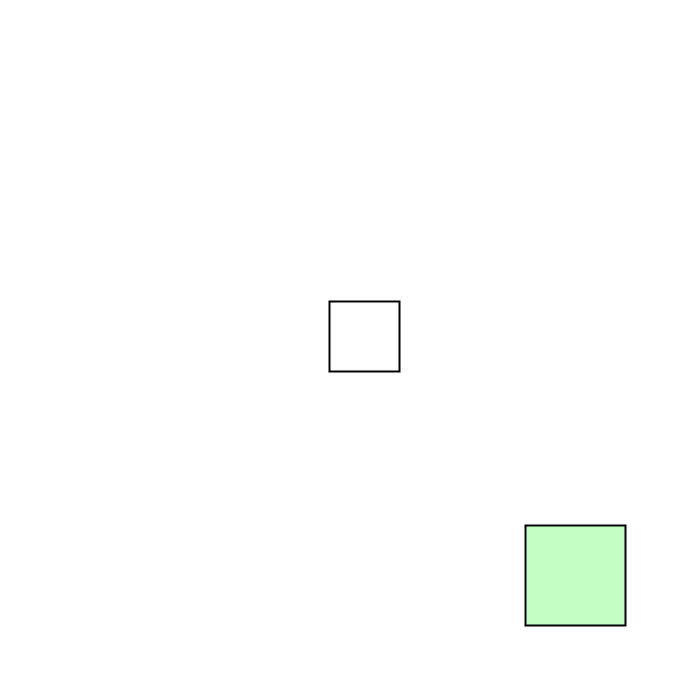
Frame 1 (no input)
Frame 60 (the mouse pressed at the canvas centre just before this capture): identical to frame 1, image omitted
Frame 120 (the mouse held since frame 60 and released just before this capture): identical to frame 1, image omitted

The Processing sketch that drew this single still picture (run headless with seeded random() and noise(); from frame 60 on, the mouse is pressed at the canvas centre):

// Processing sketch: RotationAroundArbitaryPoint
// ── RotationAroundArbitaryPoint.pde
Shape b1;
Matrix rotationMatrix;
PVector area;
float getX(float x) {
  return map(x, -100, 100, 0, width);
} 
float getY(float y) {
  return map(y, -100, 100, height, 0);
} 
void setup() {
  size(700, 700);
  area = new PVector(50, -50);
  rotationMatrix = new Matrix(2, 2);
  b1 = new Shape(new PVector(4, 4), 10, 10);
} 

void Rotate(float angle) {
  b1.a = PVector.sub(b1.a, b1.origin);
  b1.b = PVector.sub(b1.b, b1.origin);
  b1.c = PVector.sub(b1.c, b1.origin);
  b1.d = PVector.sub(b1.d, b1.origin);
  
  rotationMatrix.matrix[0][0] = cos(angle);
  rotationMatrix.matrix[1][0] = sin(angle);

  rotationMatrix.matrix[0][1] = -sin(angle);
  rotationMatrix.matrix[1][1] = cos(angle);
  Matrix verticesMatrix = new Matrix(4, 2);
  
  verticesMatrix.matrix[0][0] = b1.a.x;
  verticesMatrix.matrix[0][1] = b1.a.y;
  
  verticesMatrix.matrix[1][0] = b1.b.x;
  verticesMatrix.matrix[1][1] = b1.b.y;
  
  verticesMatrix.matrix[2][0] = b1.c.x;
  verticesMatrix.matrix[2][1] = b1.c.y;
   
  verticesMatrix.matrix[3][0] = b1.d.x;
  verticesMatrix.matrix[3][1] = b1.d.y;
  Matrix centerMatrix = new Matrix(2, 1);
  centerMatrix.matrix[0][0] = b1.origin.x;
  centerMatrix.matrix[1][0] = b1.origin.y;
  Matrix newCenterMatrix = rotationMatrix.matrixMultiplication(centerMatrix);
    
  b1.origin.x = newCenterMatrix.matrix[0][0];  
  b1.origin.y = newCenterMatrix.matrix[1][0];
  
  Matrix newVerticesMatrix = verticesMatrix.matrixMultiplication(rotationMatrix);
  b1.a.x = newVerticesMatrix.matrix[0][0];
  b1.a.y = newVerticesMatrix.matrix[0][1];
  
  b1.b.x = newVerticesMatrix.matrix[1][0];
  b1.b.y = newVerticesMatrix.matrix[1][1];
  
  b1.c.x = newVerticesMatrix.matrix[2][0];
  b1.c.y = newVerticesMatrix.matrix[2][1];
  
  b1.d.x = newVerticesMatrix.matrix[3][0];
  b1.d.y = newVerticesMatrix.matrix[3][1];
  
  b1.a = PVector.add(b1.a, b1.origin);
  b1.b = PVector.add(b1.b, b1.origin);
  b1.c = PVector.add(b1.c, b1.origin);
  b1.d = PVector.add(b1.d, b1.origin);
} 

void draw() {
  background(255);
  b1.show();
  fill(0, 255, 0, 60);
  rect(getX(area.x), getY(area.y), 100, 100);
}

void keyPressed() {
  if (key == ' ') {
    Rotate(PI / 8);
  } else if (key == 'a') {
    area.set(map(mouseX, 0, width, -100, 100), map(mouseY, 0, height, 100, -100));
  } 
  
} 

//void mousePressed() {
//  b1.origin.set(map(mouseX, 0, width, -100, 100), map(mouseY, 0, height, 100, -100));
//} 

class Matrix {
  int rows;
  int cols;
  float[][] matrix;
  
  Matrix(int r,int c) {
   rows=r;
   cols=c;
   matrix=new float[rows][cols];
   
  }
  void initRandom() {
    for(int i=0;i<rows;i++) {
      for(int j=0;j<cols;j++) {
        matrix[i][j]=floor(random(0,7));
      } 
    } 
    
  } 
  
  void printTheMatrix() {
    for(int i=0;i<rows;i++) {
      print("[");
      for(int j=0;j<cols;j++) {
        print(matrix[i][j]+",");
      } 
      println("]");
    } 
    
    println();
  } 
  
  Matrix matrixMultiplication(Matrix temp) {
    Matrix newMatrix;
    //println(this.cols+" "+temp.rows);
    if(this.cols==temp.rows) {
      newMatrix=new Matrix(this.rows,temp.cols);
      for(int i=0;i<newMatrix.rows;i++) {
        for(int j=0;j<newMatrix.cols;j++) {
          for(int k=0;k<this.cols;k++) {
            newMatrix.matrix[i][j]+=this.matrix[i][k]*temp.matrix[k][j];
          } 
        } 
      } 
    }else {
      newMatrix=null;
      println("Matrices cannot be multiplide");
    } 
    return newMatrix;
  }
  
  boolean isSquare() {
    return (this.rows==this.cols);
  } 
  
  float Determinant(Matrix m) {
    if(isSquare()==false) {
      println("Matrix need to be square");
      return -1;
    } 
    if(m.rows==1 && m.cols==1) {
      return m.matrix[0][0];
    }
    if(m.rows==2 && m.cols==2) {
      return ((m.matrix[0][0]*m.matrix[1][1])-(m.matrix[1][0]*m.matrix[0][1]));
    } 
    float  sum=0;
    for(int i=0;i<m.cols;i++) {
      sum+=getSign(i)*m.matrix[0][i]*Determinant(createSubMatrix(m,0,i)); 
    }
    
    return sum;
    
  } 
  
  Matrix createSubMatrix(Matrix m,int excludingRow,int excludingCol) {
    Matrix detMat=new Matrix(m.rows-1,m.cols-1);
    int r=-1;
    for(int i=0;i<m.rows;i++) {
      if(i==excludingRow)
        continue;
      r++;
      int c=-1;
      for(int j=0;j<m.cols;j++) {
        if(j==excludingCol) 
          continue;
        detMat.matrix[r][++c]=m.matrix[i][j];
      }
    }
    return detMat;
  } 
  
  int getSign(int i) {
    if(i%2==0) {
       return 1; 
    } else  {
      return -1;
    } 
  } 
  
  void multiply(float value) {
    for(int i=0;i<rows;i++) {
      for(int j=0;j<cols;j++) {
        matrix[i][j]*=value;
      } 
    } 
    
  } 
  
  Matrix cofactor(Matrix mat) {
    Matrix m=new Matrix(mat.rows,mat.cols);
    for(int i=0;i<m.rows;i++) {
      for(int j=0;j<m.cols;j++) {
        m.matrix[i][j]=getSign(i)*getSign(j)*Determinant(createSubMatrix(mat,i,j));
      } 
    }
    return m;
  } 
  
  Matrix Transpose(Matrix matrix) {
    Matrix transposeM=new Matrix(matrix.cols,matrix.rows);
    for(int i=0;i<transposeM.rows;i++) {
      for(int j=0;j<transposeM.cols;j++) {
        transposeM.matrix[i][j]=matrix.matrix[j][i];
      } 
    } 
    return transposeM;
  } 
  
  Matrix Inverse(Matrix m) {
    Matrix inverse=Transpose(cofactor(m));
    inverse.multiply(1.0/Determinant(m));
    return inverse;
  }
  
  Matrix Identity() {
    Matrix ide=new Matrix(rows,cols);
    
    for(int i=0;i<rows;i++) {
      for(int j=0;j<cols;j++) {
        if(i==j) {
          ide.matrix[i][j]=1;
        }
        else {
          ide.matrix[i][j]=0;
        } 
      } 
      
    } 
    return ide;
    
  }
  
  Matrix vecToCol(float x,float y) {
    Matrix vecCol=new Matrix(2,1);
    vecCol.matrix[0][0]=x;
    vecCol.matrix[1][0]=y;
    return vecCol;
  } 
  
   Matrix vecToCol(float x,float y,float z) {
    Matrix vecCol=new Matrix(3,1);
    vecCol.matrix[0][0]=x;
    vecCol.matrix[1][0]=y;
    vecCol.matrix[2][0]=z;
    return vecCol;
  } 
  
  
  void swapRows(int row1,int row2) {
    float[] temp=new float[cols];
    //for(int i=0;i<cols;i++) {
     // temp[i]=matrix[row1][i];
    //} 
    for(int i=0;i<cols;i++) {
      temp[i]=matrix[row1][i];
      matrix[row1][i]=matrix[row2][i];
      matrix[row2][i]=temp[i];
    } 
  } 
  
  void multiplyRow(int row,float value) {
    for(int i=0;i<cols;i++) {
      matrix[row][i]*=value;
    } 
  } 
  
  void subtractRows(float value,int rowTimesValue,int subtractFromThisRow) {
    for(int i=0;i<cols;i++) {
      matrix[subtractFromThisRow][i]-=value*matrix[rowTimesValue][i];
    } 
  } 
  
  void rref() {
    int lead=0;//pivot
    int i;
    boolean quit=false;
    
    for(int row=0;row<rows && !quit;row++) {
      if(cols<=lead) {
        quit=true;
        break;
      } 
      i=row;
      while(!quit && matrix[i][lead]==0) {
        i++;
        if(rows==i) {
          i=row;
          lead++;
          if(cols==lead) {
            quit=true;
            break;
          } 
        } 
      }
      if(!quit) {
        swapRows(i,row);
        if(matrix[row][lead]!=0) {
          multiplyRow(row,1.0f/matrix[row][lead]);
          
        }
        for(int j=0;j<rows;j++) {
          if(j!=row) {
            subtractRows(matrix[j][lead],row,j);
          } 
        } 
      } 
    } 
  } 
  
  Matrix addMatrix(Matrix m2) {
    Matrix sumMatrix=new Matrix(this.rows,this.cols);;
    if(m2.rows==this.rows && m2.cols==this.cols) {
      for(int i=0;i<sumMatrix.rows;i++) {
        for(int j=0;j<sumMatrix.cols;j++) {
          sumMatrix.matrix[i][j]+=m2.matrix[i][j]+matrix[i][j];
        } 
      } 
    }
    return sumMatrix;
  }
  
} 
// ── Shape.pde
class Shape {
  PVector origin;
  PVector a;
  PVector c;
  PVector b;
  PVector d;
  float wR;
  float hR;
  boolean colliding = false;
  Shape(PVector _origin, float _wR, float _hR) {
    wR = _wR;
    hR = _hR;
    origin = _origin.get();
    setVertices();
  } 
  void setVertices() {
    a = new PVector(origin.x - wR, origin.y - hR);
    b = new PVector(origin.x + wR, origin.y - hR);
    c = new PVector(origin.x + wR, origin.y + hR);
    d = new PVector(origin.x - wR, origin.y + hR);
  } 
  void show() {
    noFill();
    if (colliding) {
      stroke(0, 255, 0);
    } else {
      stroke(0);
    }
    strokeWeight(2);
    beginShape();
    vertex(getX(a.x), getY(a.y));
    vertex(getX(b.x), getY(b.y));
    vertex(getX(c.x), getY(c.y));
    vertex(getX(d.x), getY(d.y));
    endShape(CLOSE);
  } 
} 
